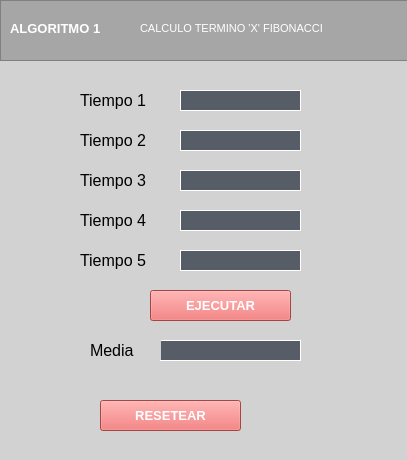
<?xml version="1.0" encoding="UTF-8"?>
<ui version="4.0">
 <class>Algoritmo1Window</class>
 <widget class="QWidget" name="Algoritmo1Window">
  <property name="geometry">
   <rect>
    <x>0</x>
    <y>0</y>
    <width>407</width>
    <height>460</height>
   </rect>
  </property>
  <property name="windowTitle">
   <string>Algoritmo 1</string>
  </property>
  <property name="windowIcon">
   <iconset resource="icon.qrc">
    <normaloff>:/icon.png</normaloff>:/icon.png</iconset>
  </property>
  <property name="styleSheet">
   <string notr="true">background-color: rgb(210, 210, 210);</string>
  </property>
  <widget class="QFrame" name="cabeceraAlg1">
   <property name="geometry">
    <rect>
     <x>0</x>
     <y>0</y>
     <width>471</width>
     <height>61</height>
    </rect>
   </property>
   <property name="styleSheet">
    <string notr="true">background-color: rgb(166, 166, 166);</string>
   </property>
   <property name="frameShape">
    <enum>QFrame::StyledPanel</enum>
   </property>
   <property name="frameShadow">
    <enum>QFrame::Raised</enum>
   </property>
   <widget class="QLabel" name="TituloCabeceraAlg1">
    <property name="geometry">
     <rect>
      <x>10</x>
      <y>20</y>
      <width>91</width>
      <height>16</height>
     </rect>
    </property>
    <property name="font">
     <font>
      <pointsize>10</pointsize>
      <weight>75</weight>
      <bold>true</bold>
     </font>
    </property>
    <property name="styleSheet">
     <string notr="true">color: rgb(255, 255, 255);</string>
    </property>
    <property name="text">
     <string>ALGORITMO 1</string>
    </property>
   </widget>
   <widget class="QLabel" name="TextoAlg1">
    <property name="geometry">
     <rect>
      <x>140</x>
      <y>20</y>
      <width>401</width>
      <height>16</height>
     </rect>
    </property>
    <property name="font">
     <font>
      <pointsize>8</pointsize>
      <weight>50</weight>
      <bold>false</bold>
     </font>
    </property>
    <property name="styleSheet">
     <string notr="true">color: rgb(255, 255, 255);</string>
    </property>
    <property name="text">
     <string>CALCULO TERMINO 'X' FIBONACCI</string>
    </property>
   </widget>
  </widget>
  <widget class="QLabel" name="tiempo1textoAlg1">
   <property name="geometry">
    <rect>
     <x>80</x>
     <y>90</y>
     <width>71</width>
     <height>20</height>
    </rect>
   </property>
   <property name="font">
    <font>
     <pointsize>12</pointsize>
     <weight>50</weight>
     <bold>false</bold>
    </font>
   </property>
   <property name="text">
    <string>Tiempo 1</string>
   </property>
  </widget>
  <widget class="QLabel" name="tiempo2textoAlg1">
   <property name="geometry">
    <rect>
     <x>80</x>
     <y>130</y>
     <width>71</width>
     <height>20</height>
    </rect>
   </property>
   <property name="font">
    <font>
     <pointsize>12</pointsize>
    </font>
   </property>
   <property name="text">
    <string>Tiempo 2</string>
   </property>
  </widget>
  <widget class="QLabel" name="tiempo3textoAlg1">
   <property name="geometry">
    <rect>
     <x>80</x>
     <y>170</y>
     <width>71</width>
     <height>20</height>
    </rect>
   </property>
   <property name="font">
    <font>
     <pointsize>12</pointsize>
    </font>
   </property>
   <property name="text">
    <string>Tiempo 3</string>
   </property>
  </widget>
  <widget class="QLabel" name="tiempo4textoAlg1">
   <property name="geometry">
    <rect>
     <x>80</x>
     <y>210</y>
     <width>71</width>
     <height>20</height>
    </rect>
   </property>
   <property name="font">
    <font>
     <pointsize>12</pointsize>
    </font>
   </property>
   <property name="text">
    <string>Tiempo 4</string>
   </property>
  </widget>
  <widget class="QLabel" name="tiempo5textoAlg1">
   <property name="geometry">
    <rect>
     <x>80</x>
     <y>250</y>
     <width>71</width>
     <height>20</height>
    </rect>
   </property>
   <property name="font">
    <font>
     <pointsize>12</pointsize>
    </font>
   </property>
   <property name="text">
    <string>Tiempo 5</string>
   </property>
  </widget>
  <widget class="QLabel" name="tiempo1Alg1">
   <property name="geometry">
    <rect>
     <x>180</x>
     <y>90</y>
     <width>121</width>
     <height>21</height>
    </rect>
   </property>
   <property name="font">
    <font>
     <pointsize>10</pointsize>
     <weight>75</weight>
     <bold>true</bold>
    </font>
   </property>
   <property name="styleSheet">
    <string notr="true">background-color: rgb(86, 93, 103);
border-color: rgb(255, 255, 255);
border-style: solid;
color: rgb(255, 255, 255);
border-width: 1px
</string>
   </property>
   <property name="text">
    <string/>
   </property>
  </widget>
  <widget class="QLabel" name="tiempo2Alg1">
   <property name="geometry">
    <rect>
     <x>180</x>
     <y>130</y>
     <width>121</width>
     <height>21</height>
    </rect>
   </property>
   <property name="font">
    <font>
     <pointsize>10</pointsize>
     <weight>75</weight>
     <bold>true</bold>
    </font>
   </property>
   <property name="styleSheet">
    <string notr="true">background-color: rgb(86, 93, 103);
border-color: rgb(255, 255, 255);
border-style: solid;
color: rgb(255, 255, 255);
border-width: 1px
</string>
   </property>
   <property name="text">
    <string/>
   </property>
  </widget>
  <widget class="QLabel" name="tiempo3Alg1">
   <property name="geometry">
    <rect>
     <x>180</x>
     <y>170</y>
     <width>121</width>
     <height>21</height>
    </rect>
   </property>
   <property name="font">
    <font>
     <pointsize>10</pointsize>
     <weight>75</weight>
     <bold>true</bold>
    </font>
   </property>
   <property name="styleSheet">
    <string notr="true">background-color: rgb(86, 93, 103);
border-color: rgb(255, 255, 255);
border-style: solid;
color: rgb(255, 255, 255);
border-width: 1px
</string>
   </property>
   <property name="text">
    <string/>
   </property>
  </widget>
  <widget class="QLabel" name="tiempo4Alg1">
   <property name="geometry">
    <rect>
     <x>180</x>
     <y>210</y>
     <width>121</width>
     <height>21</height>
    </rect>
   </property>
   <property name="font">
    <font>
     <pointsize>10</pointsize>
     <weight>75</weight>
     <bold>true</bold>
    </font>
   </property>
   <property name="styleSheet">
    <string notr="true">background-color: rgb(86, 93, 103);
border-color: rgb(255, 255, 255);
border-style: solid;
color: rgb(255, 255, 255);
border-width: 1px
</string>
   </property>
   <property name="text">
    <string/>
   </property>
  </widget>
  <widget class="QLabel" name="tiempo5Alg1">
   <property name="geometry">
    <rect>
     <x>180</x>
     <y>250</y>
     <width>121</width>
     <height>21</height>
    </rect>
   </property>
   <property name="font">
    <font>
     <pointsize>10</pointsize>
     <weight>75</weight>
     <bold>true</bold>
    </font>
   </property>
   <property name="styleSheet">
    <string notr="true">background-color: rgb(86, 93, 103);
border-color: rgb(255, 255, 255);
border-style: solid;
color: rgb(255, 255, 255);
border-width: 1px
</string>
   </property>
   <property name="text">
    <string/>
   </property>
  </widget>
  <widget class="QPushButton" name="ExecuteAlg1">
   <property name="geometry">
    <rect>
     <x>150</x>
     <y>290</y>
     <width>141</width>
     <height>31</height>
    </rect>
   </property>
   <property name="font">
    <font>
     <pointsize>10</pointsize>
     <weight>75</weight>
     <bold>true</bold>
    </font>
   </property>
   <property name="autoFillBackground">
    <bool>false</bool>
   </property>
   <property name="styleSheet">
    <string notr="true">background-color:rgb(234, 96, 96);
color: rgb(255, 255, 255);
border-color: rgb(234, 96, 96);


</string>
   </property>
   <property name="text">
    <string>EJECUTAR</string>
   </property>
  </widget>
  <widget class="QLabel" name="tiempoMedioAlg1">
   <property name="geometry">
    <rect>
     <x>160</x>
     <y>340</y>
     <width>141</width>
     <height>21</height>
    </rect>
   </property>
   <property name="font">
    <font>
     <pointsize>10</pointsize>
     <weight>75</weight>
     <bold>true</bold>
    </font>
   </property>
   <property name="styleSheet">
    <string notr="true">background-color: rgb(86, 93, 103);
border-color: rgb(255, 255, 255);
border-style: solid;
color: rgb(255, 255, 255);
border-width: 1px
</string>
   </property>
   <property name="text">
    <string/>
   </property>
  </widget>
  <widget class="QLabel" name="tiempoMediotextoAlg1">
   <property name="geometry">
    <rect>
     <x>90</x>
     <y>340</y>
     <width>71</width>
     <height>20</height>
    </rect>
   </property>
   <property name="font">
    <font>
     <pointsize>12</pointsize>
    </font>
   </property>
   <property name="text">
    <string>Media</string>
   </property>
  </widget>
  <widget class="QPushButton" name="ResetAlg1">
   <property name="geometry">
    <rect>
     <x>100</x>
     <y>400</y>
     <width>141</width>
     <height>31</height>
    </rect>
   </property>
   <property name="font">
    <font>
     <pointsize>10</pointsize>
     <weight>75</weight>
     <bold>true</bold>
    </font>
   </property>
   <property name="autoFillBackground">
    <bool>false</bool>
   </property>
   <property name="styleSheet">
    <string notr="true">background-color:rgb(234, 96, 96);
color: rgb(255, 255, 255);
border-color: rgb(234, 96, 96);


</string>
   </property>
   <property name="text">
    <string>RESETEAR</string>
   </property>
  </widget>
 </widget>
 <resources>
  <include location="icon.qrc"/>
 </resources>
 <connections/>
</ui>
